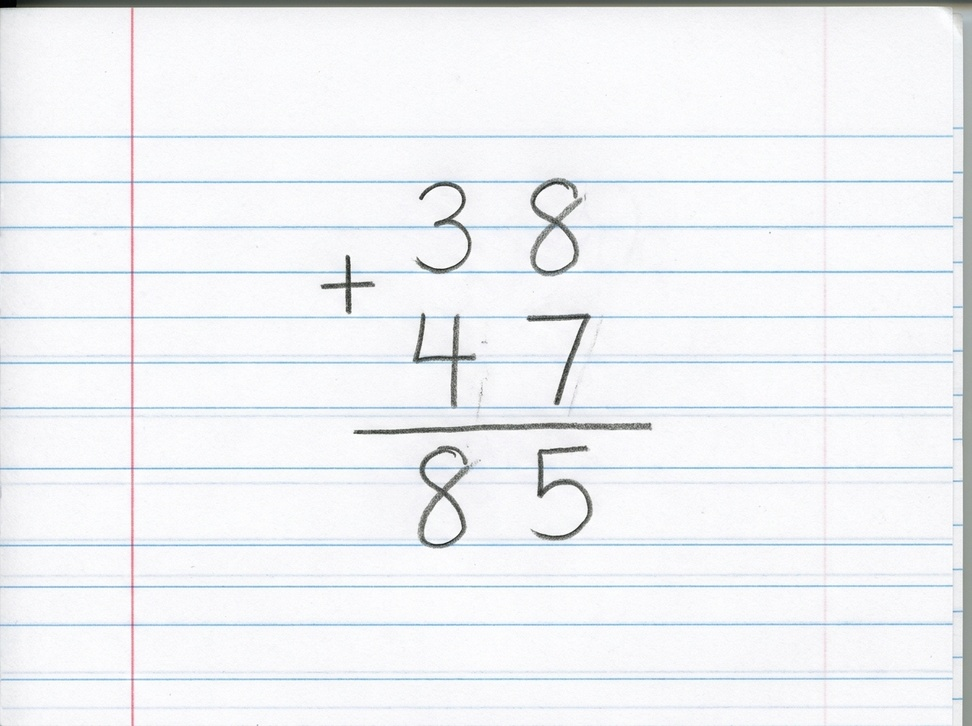
#> input picture ai/handoff/incoming/extracted/model_handoff/sample_io/sample_input_synthetic.jpg, 972 x 726 px, shrunk from 1200 x 896 before the run
$ python -i quality.py   (imports and definitions only)   (older library calls are emulated)
#> lines starting #> are read from the running program, lines starting #| are printed output that depends on the picture; after the words box and inside, x2 and y2 are one past the last pixel; in counts of white or black regions, pixels touching at a corner belong together
import os
from typing import List, Tuple, Optional


class QualityGate:
    """
    QualityGate implementation for MathVision Kids.
    Ensures that quality heuristics (blur, darkness, glare, crop framing)
    act as ADVISORY signals rather than hard short-circuits.
    Recognition MUST always be attempted for decodable, non-empty images.
    """

    def check_preflight(self, image_reference: str) -> Tuple[bool, Optional[str], List[str]]:
        """
        Performs essential preflight checks before detector/OCR invocation.
        Returns:
            can_continue (bool): True if recognition should proceed.
            hard_stop_reason (Optional[str]): Set only for non-decodable, corrupt, or proven empty images.
            quality_flags (List[str]): Advisory heuristics (e.g. ['BLUR'], ['DARK'], ['INCOMPLETE_CROP']).
        """
        flags: List[str] = []
        fixture_reference = image_reference if image_reference.startswith("fixture://") else ""

        # 1. Controlled fixture tags for test predictability
        if "corrupt" in fixture_reference:
            return False, "IMAGE_DECODE_FAILED", ["CORRUPT_PAYLOAD"]

        if "empty-image" in fixture_reference or "blank" in fixture_reference:
            return False, "IMAGE_EFFECTIVELY_EMPTY", ["EMPTY_IMAGE"]

        # Advisory tags — recognition STILL continues!
        if "quality-dark" in fixture_reference or "dark" in fixture_reference:
            flags.append("DARK")
        if "quality-blur" in fixture_reference or "blur" in fixture_reference:
            flags.append("BLUR")
        if "quality-incomplete-crop" in fixture_reference or "incomplete-crop" in fixture_reference:
            flags.append("INCOMPLETE_CROP")
        if "uneven-lighting" in fixture_reference:
            flags.append("UNEVEN_LIGHTING")

        # 2. Real image checks if image_reference is a local file path
        if os.path.exists(image_reference) and not image_reference.startswith("fixture://"):
            try:
                import cv2
                import numpy as np
                with open(image_reference, "rb") as f:
                    buf = np.frombuffer(f.read(), dtype=np.uint8)
                    img = cv2.imdecode(buf, cv2.IMREAD_COLOR)
#> img is the input picture: shape (726, 972, 3); mean B, G, R 244.5, 241.7, 239.9
                if img is None:
                    return False, "IMAGE_DECODE_FAILED", ["DECODE_ERROR"]

                gray = cv2.cvtColor(img, cv2.COLOR_BGR2GRAY)
                # Otsu thresholding: invert so strokes are white foreground
                _, binary = cv2.threshold(gray, 0, 255, cv2.THRESH_BINARY_INV + cv2.THRESH_OTSU)
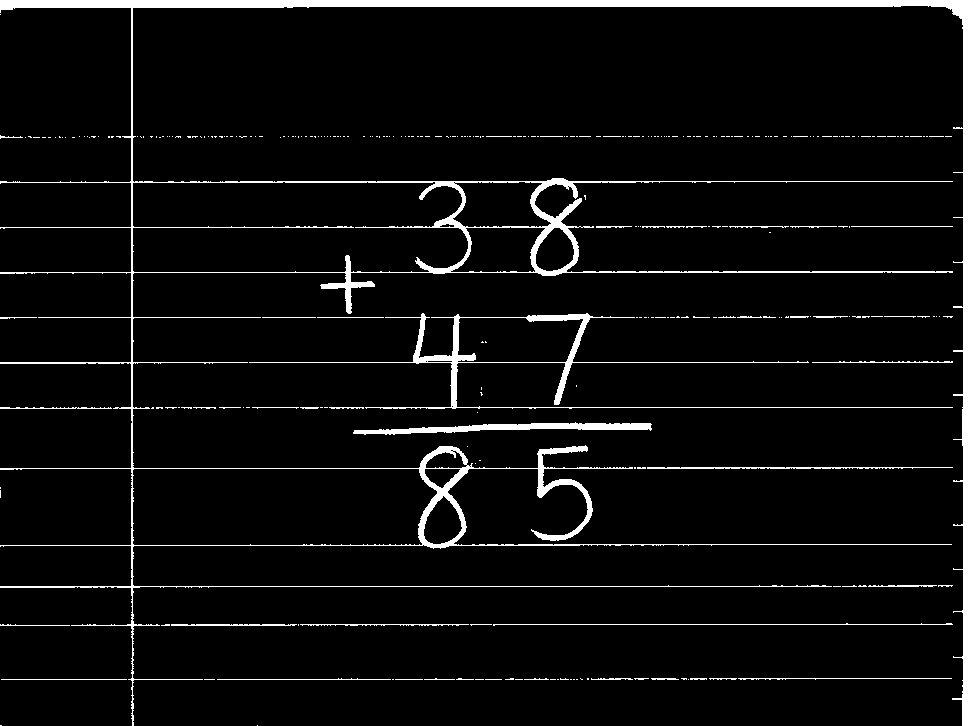
#> binary: shape (726, 972); 5.4% white; 295 white regions (247 under 20 px), largest, box (x1, y1, x2, y2) and area: (0, 0, 972, 726) 28258, (249, 313, 953, 409) 3381, (353, 422, 652, 435) 1734
                if cv2.countNonZero(binary) < 20:
                    return False, "IMAGE_EFFECTIVELY_EMPTY", ["EMPTY_IMAGE"]

                # Advisory blur metric (Laplacian variance)
                lap_var = cv2.Laplacian(gray, cv2.CV_64F).var()
#> lap_var = 338.9
                if lap_var < 50.0 and "BLUR" not in flags:
                    flags.append("BLUR")

                # Advisory brightness metric
                if gray.mean() < 40.0 and "DARK" not in flags:
                    flags.append("DARK")

            except Exception:
                # Do not block recognition if OpenCV fails or is not present
                pass

        return True, None, flags

    def evaluate(self, image_reference: str) -> str:
        """
        Legacy evaluation method for backwards-compatibility.
        Returns advisory status string: 'PASS', 'NEEDS_RETAKE', or 'CROP_REQUIRED'.
        Note: The orchestrator uses check_preflight() to ensure recognition is attempted.
        """
        _, _, flags = self.check_preflight(image_reference)
        if "INCOMPLETE_CROP" in flags:
            return "CROP_REQUIRED"
        if "DARK" in flags or "BLUR" in flags:
            return "NEEDS_RETAKE"
        return "PASS"

>>> result = QualityGate().check_preflight('../../../handoff/incoming/extracted/model_handoff/sample_io/sample_input_synthetic.jpg')
